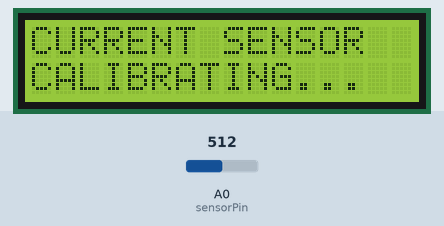
A sketch run on a simulated Arduino Uno, built with avr-gcc and run on an emulated ATmega328P. On the bench: 16×2 character LCD. Inputs (shaded band) come from the test bench; at power-on: A0 (sensorPin) = 512. What the sketch prints to the serial monitor is not drawn.

Above: at 0.1 s.
At 5.2 s:
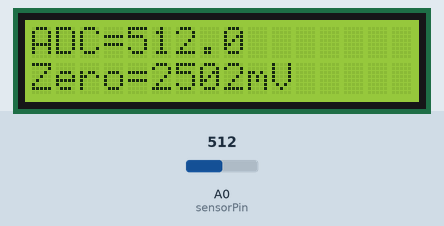
5.3 s: A0 (sensorPin) set to 490
At 9.4 s:
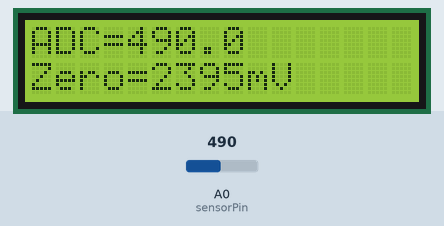
Timing chart, 0 to 10.9 s (numbered marks = the images above; inputs shaded):
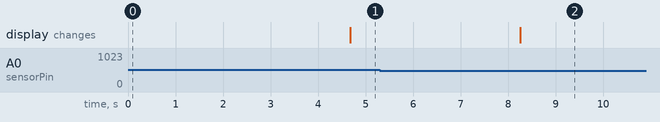

Measured:
- after the input at 5.3 s, the display: changes after 3.0 s (image 2)

The sketch:

SENSORCALIBERATION.ino
```cpp
#include <Wire.h>
#include <LiquidCrystal_I2C.h>

// I2C LCD
LiquidCrystal_I2C lcd(0x27, 16, 2);

// Sensor pin
const int sensorPin = A0;

void setup() {
  Serial.begin(9600);

  lcd.init();
  lcd.backlight();

  lcd.setCursor(0,0);
  lcd.print("CURRENT SENSOR");
  lcd.setCursor(0,1);
  lcd.print("CALIBRATING...");

  delay(2000);
}

void loop() {

  long total = 0;

  // Take 500 samples for stable zero reading
  for (int i = 0; i < 500; i++) {
    total += analogRead(sensorPin);
    delay(5);
  }

  float avgADC = total / 500.0;

  float voltage = (avgADC / 1023.0) * 5000.0;   // mV

  Serial.print("ADC = ");
  Serial.print(avgADC,2);

  Serial.print("   Zero Voltage(mV) = ");
  Serial.println(voltage,2);

  lcd.clear();

  lcd.setCursor(0,0);
  lcd.print("ADC=");
  lcd.print(avgADC,1);

  lcd.setCursor(0,1);
  lcd.print("Zero=");
  lcd.print(voltage,0);
  lcd.print("mV");

  delay(1000);
}
```
